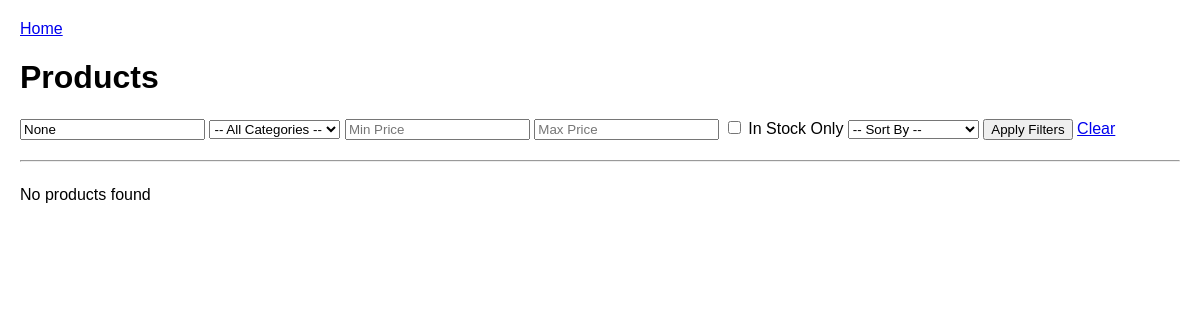
/shop/products/, run on an earlier commit of the app's database.
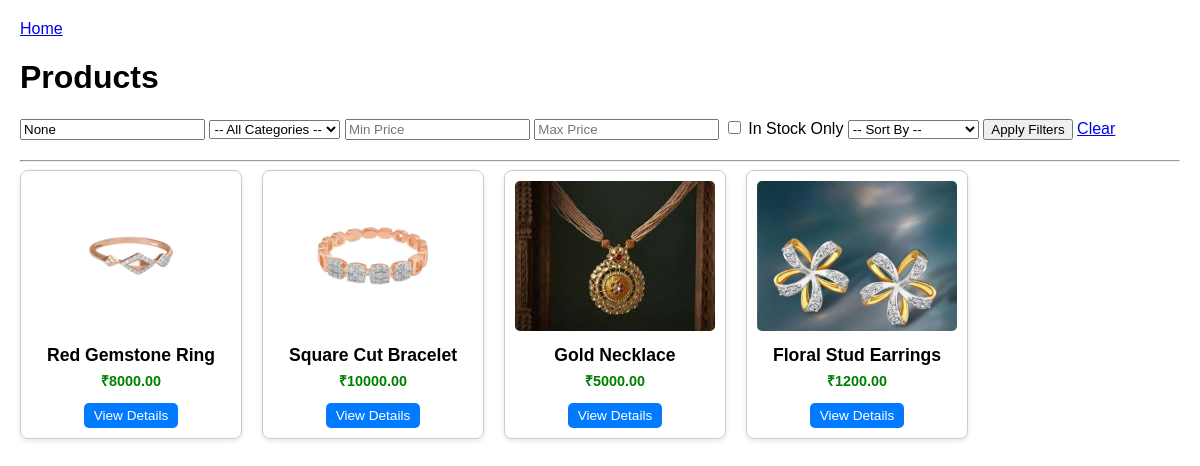
And on a later commit of the database.
### shop/models.py (models this page shows, shortened)
class Product(models.Model):
    product_id = models.AutoField(primary_key=True)
    name = models.CharField(max_length=200)
    image = models.ImageField(upload_to="products/")  # requires pillow library
    price = models.DecimalField(max_digits=10, decimal_places=2)
    category = models.ForeignKey(Category, on_delete=models.CASCADE, related_name="products")
    qty_in_stock = models.IntegerField()

### shop/views.py (the view)
# urls.py: path('products/', views.product_list, name='product_list'),
def product_list(request):
    products = Product.objects.all()
    categories = Category.objects.all()
    query = request.GET.get("q")
    if query:
        products = products.filter(
            Q(name__icontains=query)
        )
    category_id = request.GET.get("category")
    if category_id and category_id.isdigit():
        products = products.filter(category_id=int(category_id))
    price_min = request.GET.get("price_min")
    price_max = request.GET.get("price_max")
    if price_min and price_min.isdigit():
        products = products.filter(price__gte=int(price_min))
    if price_max and price_max.isdigit():
        products = products.filter(price__lte=int(price_max))
    in_stock = request.GET.get("in_stock")
    if in_stock == "1":  # only show available products
        products = products.filter(qty_in_stock__gt=0)
    sort_by = request.GET.get("sort")
    if sort_by == "price_low":
        products = products.order_by("price")
    elif sort_by == "price_high":
        products = products.order_by("-price")
    elif sort_by == "newest":
        products = products.order_by("-id")  # latest first
    return render(request, "products/product_list.html", {
        "products": products,
        "categories": categories,
        "query": query,
        "selected_category": category_id,
        "price_min": price_min,
        "price_max": price_max,
        "in_stock": in_stock,
        "sort_by": sort_by,
    })

### shop/templates/products/product_list.html (shortened to what this page needs)
<!DOCTYPE html>
<html lang="en">
<head>
    <a href="{% url 'home' %}">Home</a>
</head>
<body>
<h1>Products</h1>
<form method="get">
    <input type="text" name="q" placeholder="Search products..." value="{{ query }}">
    <select name="category">
        <option value="">-- All Categories --</option>
    </select>
    <input type="number" name="price_min" placeholder="Min Price" value="{{ price_min }}">
    <input type="number" name="price_max" placeholder="Max Price" value="{{ price_max }}">
    <label>
        <input type="checkbox" name="in_stock" value="1" {% if in_stock == "1" %}checked{% endif %}>
        In Stock Only
    </label>
    <select name="sort">
        <option value="">-- Sort By --</option>
    </select>
    <button type="submit">Apply Filters</button>
    <a href="{% url 'product_list' %}">Clear</a>
</form>
<hr>
<div class="container">
    {% for product in products %}
        <div class="card">
            {% if product.image %}
                <img src="{{ product.image.url }}" alt="{{ product.name }}">
            {% endif %}
            <h3>{{ product.name }}</h3>
            <p>₹{{ product.price }}</p>
            <a href="{% url 'product_detail' product.product_id %}">View Details</a>
        </div>
    {% empty %}
        <p>No products found</p>
    {% endfor %}
</div>
</body>
</html>

### shop/templates/products/product_list.html (style rules this page uses)
body { font-family: Arial, sans-serif; margin: 20px; }
.container { display: flex; flex-wrap: wrap; gap: 20px; }
.card { border: 1px solid #ccc; border-radius: 8px; width: 200px; padding: 10px; text-align: center; box-shadow: 0 2px 5px rgba(0,0,0,0.1); }
.card img { width: 100%; height: 150px; object-fit: cover; border-radius: 5px; }
.card h3 { font-size: 1.1rem; margin: 10px 0 5px; }
.card p { font-size: 0.9rem; margin: 5px 0; color: green; font-weight: bold; }
.card a { display: inline-block; margin-top: 8px; padding: 5px 10px; background-color: #007BFF; color: white; text-decoration: none; border-radius: 5px; font-size: 0.85rem; }
form { margin-bottom: 20px; }

What changed in the data, as far as the page shows it:
added Product: image (picture), name "Red Gemstone Ring", price "8000.00"
added Product: image (picture), name "Square Cut Bracelet", price "10000.00"
added Product: image (picture), name "Gold Necklace", price "5000.00"
added Product: image (picture), name "Floral Stud Earrings", price "1200.00"
Also different on the page:
text no longer shown: "No products found"
